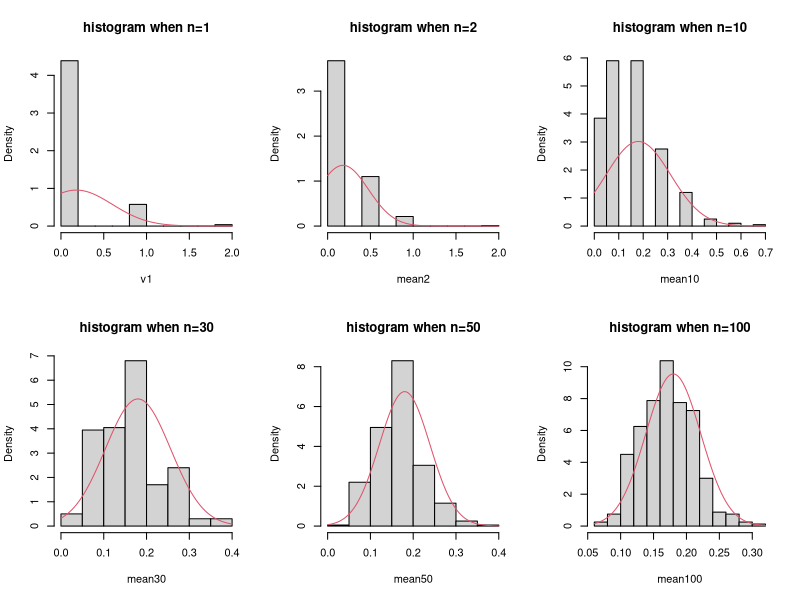

Recreate this plot in R.
### A simulated example illustrating CLT
## Generate n=100 random variables from a Binomial(6, 0.03) distribution
## Have n.obs=400 observations of each variable.
n <- 100
n.obs <- 400
rand.data <- matrix(rbinom(n.obs*n, size=6, prob=0.03), nrow=n.obs)
## Create summary variables;
# v1--the first variable, mean2 -- average of the first two variables
# mean10 -- average of the first 10 variables, similarly mean30, etc.
v1 <- rand.data[,1] #The first column (variable)
#Average of the first two columns(variables),
# apply function 'mean' on margin 1 (row-wise function application)
mean2 <- apply(rand.data[,1:2], FUN=mean, MARGIN=1)
#Average of the first ten columns(variables)
mean10<- apply(rand.data[,1:10], FUN=mean, MARGIN=1)
#Average of the first 30, 50, 100 columns (variables)
mean30 <- apply(rand.data[,1:30], FUN=mean, MARGIN=1)
mean50 <- apply(rand.data[,1:50], FUN=mean, MARGIN=1)
mean100 <- apply(rand.data[,1:100], FUN=mean, MARGIN=1)
##Plot the histograms of the summary variables above, overlay with
# the density plot of the normal distribution in the CLT.
mu <- 6*0.03 #Binomial mean
sigma <- sqrt(6*0.03*(1-0.03)) #Binomial standard deviation
## Arrange 6 plots in one page 2 by 3
par(mfrow=c(2,3))
# Histogram of v1,
# then add the normal density curve in red color (col=2)
hist(v1, freq = FALSE, main="histogram when n=1")
curve(dnorm(x, mean=mu, sd=sigma),col=2,add=T)
# Histograms of mean2, mean10, ....
hist(mean2, freq = FALSE, main="histogram when n=2")
curve(dnorm(x, mean=mu, sd=sigma/sqrt(2)),col=2,add=T)
hist(mean10, freq = FALSE, main="histogram when n=10")
curve(dnorm(x, mean=mu, sd=sigma/sqrt(10)),col=2,add=T)
hist(mean30, freq = FALSE, main="histogram when n=30")
curve(dnorm(x, mean=mu, sd=sigma/sqrt(30)),col=2,add=T)
hist(mean50, freq = FALSE, main="histogram when n=50")
curve(dnorm(x, mean=mu, sd=sigma/sqrt(50)),col=2,add=T)
hist(mean100, freq = FALSE, main="histogram when n=100")
curve(dnorm(x, mean=mu, sd=sigma/sqrt(100)),col=2,add=T)